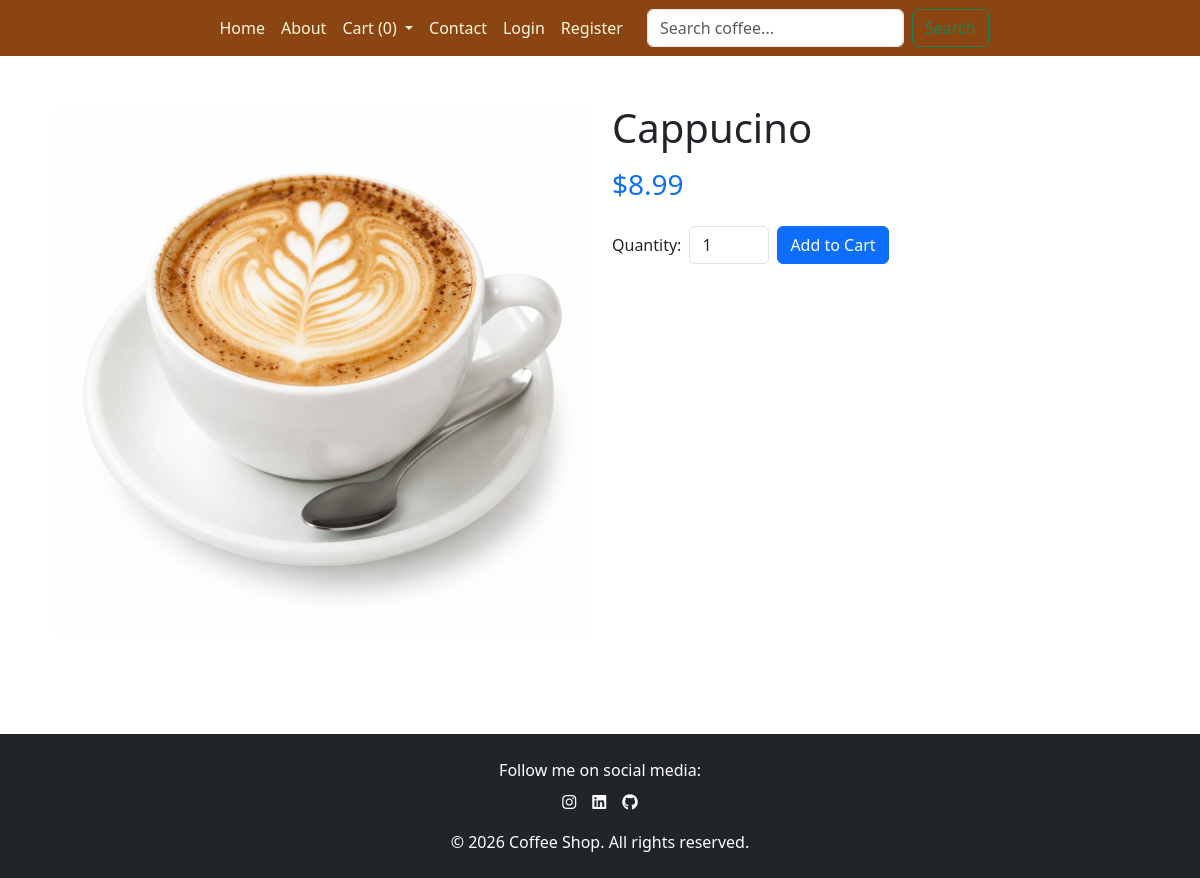
Screenshot of /coffee/1/ with the database file from the repository.
### coffee/models.py (models this page shows, shortened)
class Coffee(models.Model):
    name = models.CharField(max_length=100)
    price = models.DecimalField(max_digits=10, decimal_places=2)
    quantity = models.IntegerField()
    image = models.ImageField(upload_to='coffee_images/')
    description = models.TextField(blank=True)

### coffee/views.py (the view)
# urls.py: path('coffee/<int:coffee_id>/', views.coffee_detail, name='coffee_detail'),
def coffee_detail(request, coffee_id):
    coffee = get_object_or_404(Coffee, id=coffee_id)
    cart = request.session.get('cart', {})
    cart_count = sum(cart.values())
    cart_items = []
    for c_id, quantity in cart.items():
        coffee_item = get_object_or_404(Coffee, id=int(c_id))
        subtotal = coffee_item.price * quantity
        cart_items.append({'coffee': coffee_item, 'quantity': quantity, 'subtotal': subtotal})
    if request.method == 'POST':
        quantity = int(request.POST.get('quantity', 1))
        cart[str(coffee_id)] = cart.get(str(coffee_id), 0) + quantity
        request.session['cart'] = cart
        messages.success(request, f'{quantity} x {coffee.name} has been added to your cart!')
        return redirect('cart')
    return render(request, 'coffee_detail.html', {'coffee': coffee, 'cart_count': cart_count, 'cart_items': cart_items})

### coffee/templates/coffee_detail.html (shortened to what this page needs)
{% extends 'base.html' %}
{% block content %}
<div class="container my-4">
  <div class="row">
    <div class="col-md-6">
      {% if coffee.image %}
      <img src="{{ coffee.image.url }}" class="img-fluid rounded" alt="{{ coffee.name }}">
      {% endif %}
    </div>
    <div class="col-md-6">
      <h1 class="mb-3">{{ coffee.name }}</h1>
      <h3 class="text-primary mb-4">${{ coffee.price }}</h3>
      <form method="post" class="d-flex align-items-center">
        <label for="quantity" class="me-2">Quantity:</label>
        <input type="number" id="quantity" name="quantity" value="1" min="1" class="form-control me-2" style="width: 80px;">
        <button type="submit" class="btn btn-primary">Add to Cart</button>
      </form>
    </div>
  </div>
</div>
{% endblock %}

### coffee/templates/base.html (style rules this page uses)
body { display: flex; flex-direction: column; min-height: 100vh; }
.container { flex: 1; }

### rows the page displays
Coffee: image (picture), name "Cappucino", price "8.99"

### other values shown
{{ cart_count }} "0"
